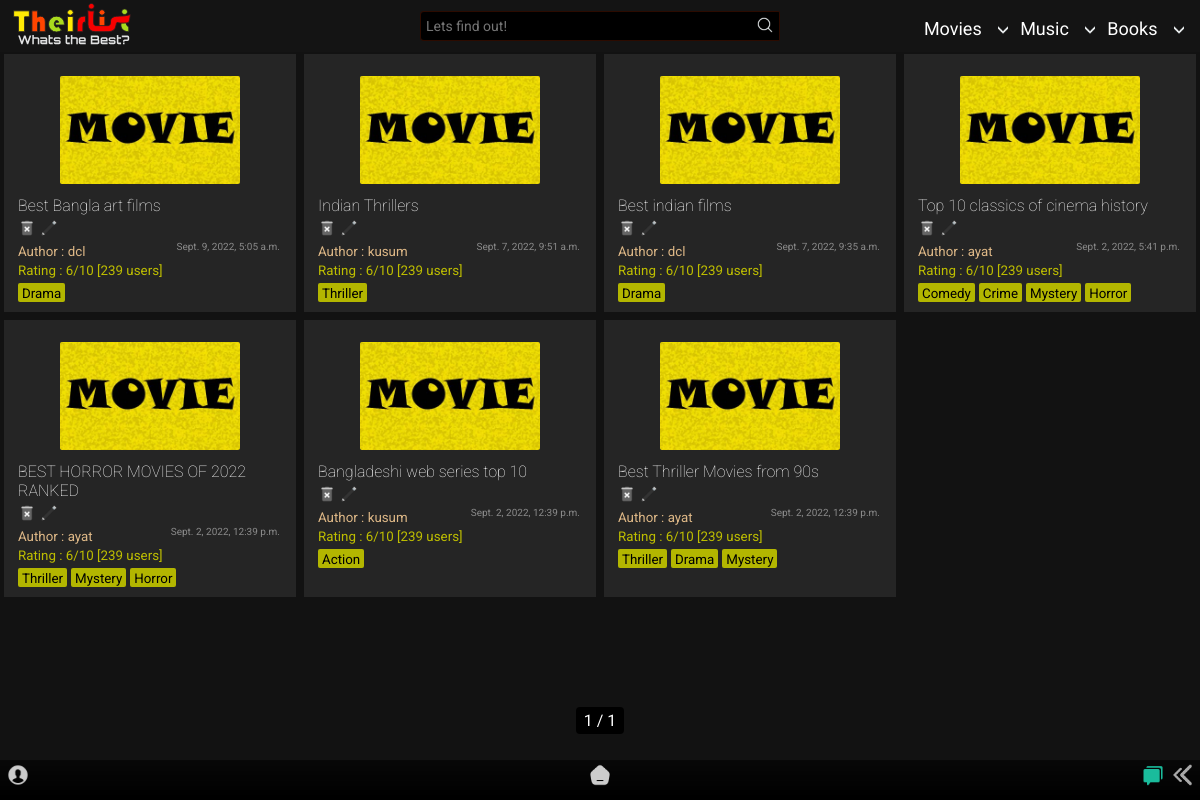
Screenshot of /home/list/ with the database file from the repository.
### app/models.py (models this page shows, shortened)
class List(models.Model):
    title = models.CharField(max_length=65)
    genre = models.ManyToManyField('Genre')
    creator = models.ForeignKey(User,on_delete=models.SET_NULL,blank=True, null=True)
    posted = models.DateTimeField(auto_now_add=True)
    content = RichTextField(null=True,default=' ')
    type = models.CharField(max_length=10,default="Movie")
    slug = models.SlugField(max_length= 300,null=True, blank = True, unique=True)

class Genre(models.Model):
    name = models.CharField(max_length=150)
    def __str__(self):
        return self.name

### app/views.py (the view)
# urls.py: path('list/',TheirListView.as_view(),name = 'list'),
class TheirListView(ListView): #movies
    model = List
    paginate_by = 8
    template_name ='app/List_list.html'
    def get_queryset(self, *args, **kwargs):
        qs = super().get_queryset(*args, **kwargs)
        qs = qs.order_by("-id")
        return qs

### templates/app/List_list.html (shortened to what this page needs)
{% extends "index.html" %}
{% load static %}
{% block content %}
<section>
  <div class="contain-sec" id="contain-sec">
    {% for lola in object_list %}
    <div class="elements">
      <div class="thumb">
        <img src="{% static 'app/images/movie-poster.jpg' %}" width="100px" />
      </div>
      <div class="Title">
        <a href="{{lola.slug}}/"><h4 class="tit">{{lola.title}}</h4></a>
        {% if user.id == lola.creator.id %}
        <a href="{% url 'app:delete_movie' lola.slug %}"><img src ="{% static 'app/images/delete.png' %}"></a>
        <a href="{% url 'app:update_list' lola.slug %}"><img src ="{% static 'app/images/edit.png' %}"></a>
        {% else %}
        <img src ="{% static 'app/images/delete-dis.png' %}">
        <img src ="{% static 'app/images/edit-dis.png' %}">
        {% endif %}
      </div>
      <div class="Author">
        <small>Author : {{lola.creator.username}}<span>{{lola.posted}}</span></small>
      </div>
      <div class="rating"><small>Rating : 6/10 [239 users]</small></div>
        {% for tag in lola.genre.all %}
        <div class="Genre">
        <small>{{ tag }}</small>
        </div>
          {% empty %}
          No tags!
        {% endfor %}
    </div>
    {% endfor %}
  </div>
  <div class="pagination_pages">
    <span class="step-links">
        <span class="current">
        {{ page_obj.number }} / {{ page_obj.paginator.num_pages }}
        </span>
    </span>
  </div>
</section>
{% endblock content %}

### static/app/css/desk.css (style rules this page uses)
:root { --rd: #D10000; --white: #ffffff; --rd2: #9DAAF2; }
* { margin: 0; padding: 0; box-sizing: border-box; font-family: 'Roboto', sans-serif; }
body { background-color: #121212; }
.Title img { height: 18px!important; }

### static/app/css/content_css.css (style rules this page uses)
section { position: relative; z-index: 0; }
.contain-sec { padding-top: 50px; display: grid; width: 100%; grid-template-rows: repeat(auto-fit, minmax(100px, 1fr)); grid-template-columns: repeat(auto-fit, minmax(250px, 1fr)); position: relative; margin-bottom: 100px; }
.elements { padding: 10px 14px; width: auto; background-color: rgb(37, 37, 37); margin: 4px; border-radius: 0px; position: relative; }
.thumb { display: grid; justify-content: center; }
.thumb img { height: 108px; width: auto; border-radius: 2px; margin: 12px; }
.tit { color: white; font-weight: lighter; transition: all 250ms ease-in-out; margin-bottom: 4px; }
.Author { color: burlywood; }
.Author span { color: rgb(138, 138, 138); position: absolute; margin-right: 16px; right: 0; cursor: pointer; font-size: 10px; }
.rating { color: rgb(190, 190, 0); }
.Genre { margin: 0px 0px; margin-top: 4px; padding: 0px 4px; border-radius: 2px; background-color: rgb(179, 182, 0); color: rgb(0, 0, 0); width: max-content; cursor: pointer; display: inline-block; transition: all 350ms ease-in-out; }
.pagination_pages { color: white; width: 100%; position: fixed; bottom: 70px; text-align: center; }
.step-links { width: max-content; border-radius: 4px; }
.pagination_pages a,.pagination_pages span { color: white; background-color: black; padding: 4px 4px; cursor: pointer!important; }

### templates/app/List_list.html (style rules this page uses)
.Title img { height: 14px; }

### rows the page displays
List: title "Best Bangla art films", creator.username "dcl", posted "Sept. 9, 2022, 5:05 a.m."
Genre: name "Drama"
List: title "Indian Thrillers", creator.username "kusum", posted "Sept. 7, 2022, 9:51 a.m."
Genre: name "Thriller"
List: title "Best indian films", creator.username "dcl", posted "Sept. 7, 2022, 9:35 a.m."
List: title "Top 10 classics of cinema history", creator.username "ayat", posted "Sept. 2, 2022, 5:41 p.m."
Genre: name "Comedy"
Genre: name "Crime"
Genre: name "Mystery"
Genre: name "Horror"
List: title "BEST HORROR MOVIES OF 2022 RANKED", creator.username "ayat", posted "Sept. 2, 2022, 12:39 p.m."
List: title "Bangladeshi web series top 10", creator.username "kusum", posted "Sept. 2, 2022, 12:39 p.m."
Genre: name "Action"
List: title "Best Thriller Movies from 90s", creator.username "ayat", posted "Sept. 2, 2022, 12:39 p.m."

### other values shown
{{ page_obj.number }} "1"
{{ page_obj.paginator.num_pages }} "1"
